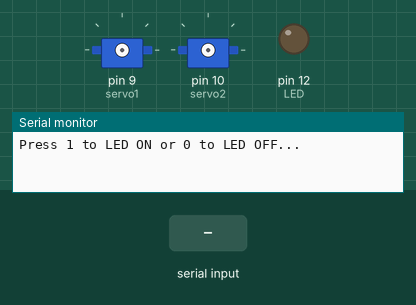
Bench run of a sketch on a simulated Arduino Uno, built with avr-gcc and run on an emulated ATmega328P. Shown: 2 × servo, output pins drawn as LEDs (lit = HIGH), the last lines printed to the serial monitor. The inputs (shaded band) are chosen by the test bench.

Above: at 1.2 s.
1.3 s: "1" received over Serial
At 2.5 s:
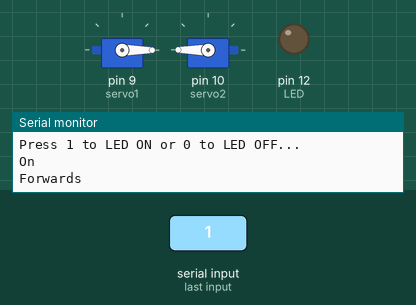
2.8 s: "2" received over Serial
At 3.7 s:
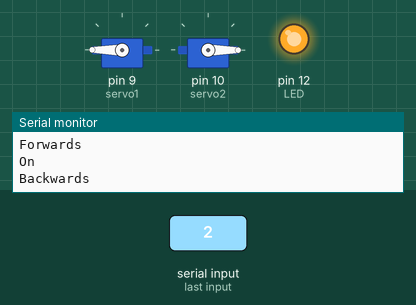
4.3 s: "3" received over Serial
At 4.9 s:
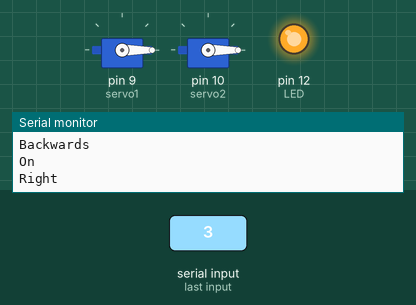
5.8 s: "4" received over Serial
At 7.2 s:
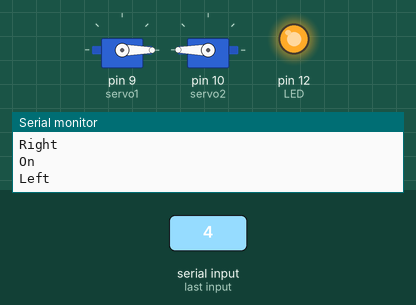
Timing chart, 0 to 8.3 s (numbered marks = the images above; inputs shaded):
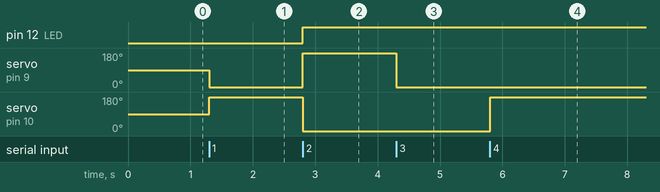

Measured:
- after the input at 1.3 s, servo on pin 9 (servo1): 90° → 0° at once; servo on pin 10 (servo2): 90° → 180° at once
- after the input at 2.8 s, pin 12 (LED): LOW → HIGH at once; servo on pin 9 (servo1): 0° → 180° at once; servo on pin 10 (servo2): 180° → 0° at once
- after the input at 4.3 s, servo on pin 9 (servo1): 180° → 0° at once
- after the input at 5.8 s, servo on pin 10 (servo2): 0° → 180° at once

The sketch:

Bot_Sketch.ino
```cpp
#include <Servo.h>
char incomingByte;  // incoming data
int  LED = 12;      // LED pin
Servo servo1;
Servo servo2;

void setup() {
  Serial.begin(9600); // initialization
  pinMode(LED, OUTPUT);
  Serial.println("Press 1 to LED ON or 0 to LED OFF...");
}

void loop() {
  if (Serial.available() > 0) {  // if the data came
    incomingByte = Serial.read(); // read byte
    if(incomingByte == '1') {
       attach();
       servo1.write(0);
       servo2.write(180);
       Serial.println("Forwards");
    }
    if(incomingByte == '2') {
       attach();
       servo1.write(180);
       servo2.write(0);
       digitalWrite(LED, HIGH);
       Serial.println("Backwards");
    }
    if(incomingByte == '3') {
       attach();
       servo1.write(0);
       servo2.detach();
       digitalWrite(LED, HIGH);
       Serial.println("Right");
    }
    if(incomingByte == '4') {
       attach();
       servo2.write(180);
       servo1.detach();
       digitalWrite(LED, HIGH);
       Serial.println("Left");
    }
    if(incomingByte == '5') {
       servo2.detach();
       servo1.detach();
       digitalWrite(LED, LOW);
       Serial.println("Off");
    }
  }
}

void attach(){
  servo1.attach(9);
  servo2.attach(10);
  Serial.println("On");
}
```
